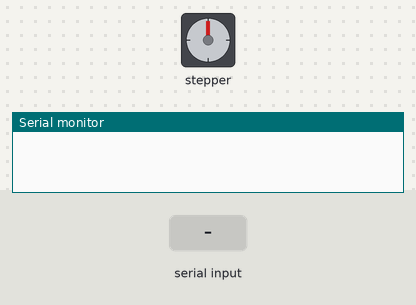
Recording of a sketch running on a simulated Arduino Uno, built with avr-gcc and run on an emulated ATmega328P. Shown: stepper motor, the last lines printed to the serial monitor. The test bench sets the inputs (shaded band). Stepper angles assume 512 steps per turn.

Above: at 1.2 s.
1.3 s: "90,45\n" received over Serial
At 1.45 s:
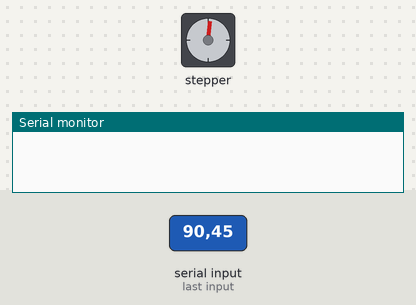
At 3.2 s:
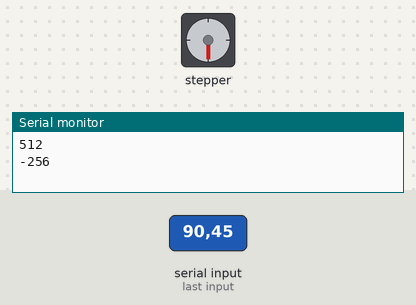
4.3 s: "30,150\n" received over Serial
At 6.4 s:
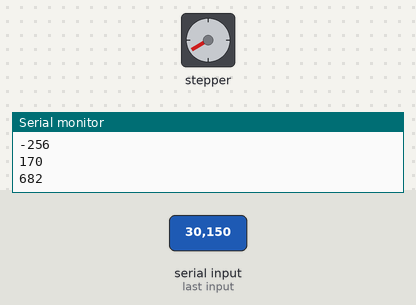
7.3 s: "90\n" received over Serial
10.3 s: "200\n" received over Serial
13.3 s: "90,45\n" received over Serial
Timing chart, 0 to 17.3 s (numbered marks = the images above; inputs shaded):
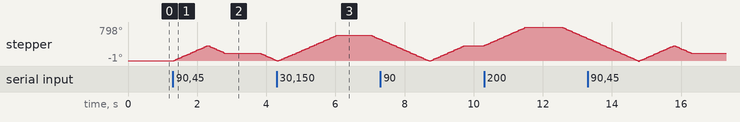

The sketch:

Step_motor_next_2.ino
```cpp
#include <Stepper.h>

// 2048 : 360도 / 1024 : 180도 / 512 : 90도 / 256 : 45도
const int stepsPerRevolution = 512;

int IN1 = 13; //blue
int IN2 = 12; //pink
int IN3 = 14; //yellow
int IN4 = 16; //orange

Stepper stepper(stepsPerRevolution, IN4, IN2, IN3, IN1); // 스텝모터 객체 생성
// 스텝수와 4개의 제어선 디지털핀 설정,
//제어선 순서 : orange-pink-yellow-blue 순 (IN4, IN2, IN3, IN1)

int prev;
int curr;

void setup() {
  stepper.setSpeed(60); //스템모터 속도 RPM (분당 회전수)
  Serial.begin(115200);

  prev = 0;
  curr = 0;
}

void loop() {
  if (Serial.available()) {
    int val = Serial.parseInt(); //회전각 int형으로 읽기

    if ( prev != val )
    {
      int out = map( (val - prev), 0, 90, 0, 512 );
      prev = val;
      stepper.step(out);
      Serial.println(out);
      delay(10);
    }
  }
}
```

Measured:
- after the input at 1.3 s, stepper: turns 358° clockwise in 0.98 s, then 178° counter-clockwise in 0.49 s, then 162° counter-clockwise in 0.43 s
